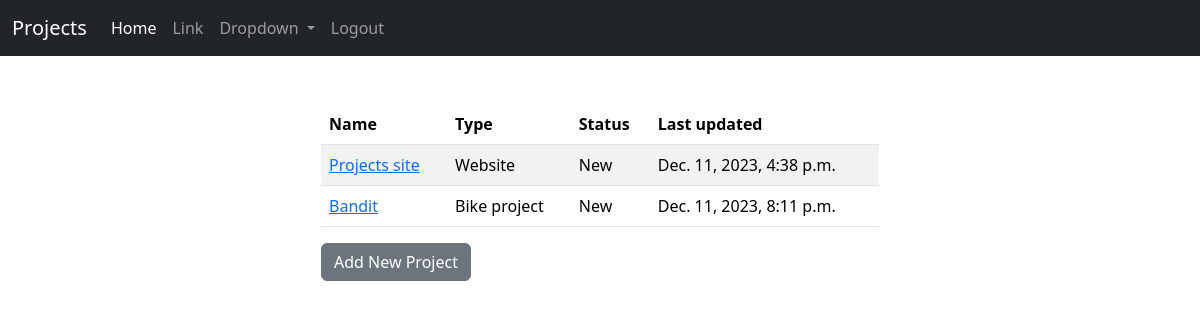
The app's page / (signed in), older data.
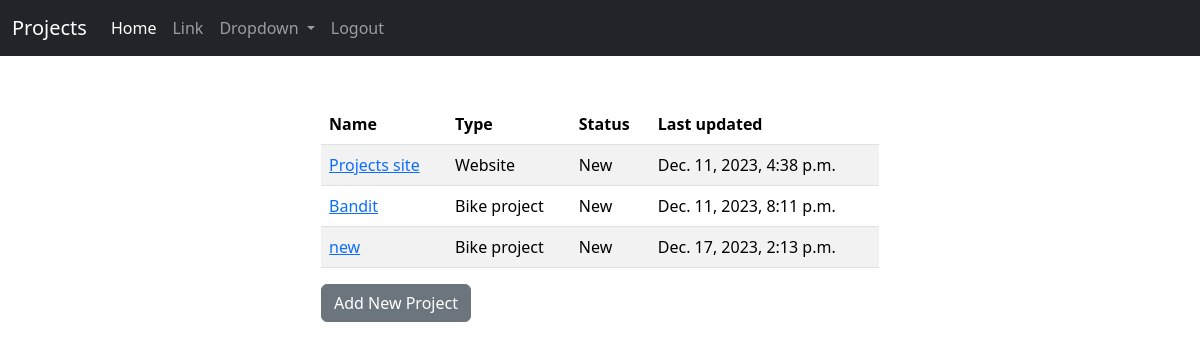
The same page, newer data.
### base/models.py (models this page shows, shortened)
class project(models.Model):
    id = models.IntegerField(primary_key=True)
    created_at = models.DateTimeField(auto_now_add=True)
    parent = models.IntegerField(default=0) # 0 = parent project, else it is a subproject with a parent of parent number
    name = models.CharField(max_length=64)
    type = models.ForeignKey(type, on_delete=models.CASCADE)
    description = models.TextField()
    status = models.ForeignKey(status, on_delete=models.CASCADE)
    completed = models.BooleanField()
    archived = models.BooleanField()
    lastActivity = models.DateTimeField()

class type(models.Model):
    id = models.IntegerField(primary_key=True)
    type = models.CharField(max_length=64)
    def __str__(self):
        return self.type

class status(models.Model):
    id = models.IntegerField(primary_key=True)
    status = models.CharField(max_length=64)
    def __str__(self):
        return self.status

### base/views.py (the view)
# urls.py: path("", views.home, name = "home"),
def home(request):
    projects = project.objects.filter(parent=0)
    if request.method =="POST":
        username = request.POST['username']
        password = request.POST['password']
        user = authenticate(request, username=username, password=password)
        if user is not None:
            login(request, user)
            return redirect('home')
        else:
            messages.success(request, "There was a problem")
            return redirect("home")
    else:
        return render(request, 'home.html', {'projects': projects})

### base/templates/home.html
{% extends "base.html" %}
{% block content %}
<div class="col-md-6 offset-md-3">
    {% if user.is_authenticated %}
        <br><br>
        {% if projects %}
        <table class="table table-striped table-hover">
            <thead>
              <tr>
                <th scope="col">Name</th>
                <th scope="col">Type</th>
                <th scope="col">Status</th>
                <th scope="col">Last updated</th>
              </tr>
            </thead>
            <tbody>
            {% for project in projects %}
                <tr>
                    <td><a href="{% url 'project_view' pk=project.id %}"> {{ project.name }}</a></td>
                    <td>{{ project.type }}</td>
                    <td>{{ project.status }}</td>
                    <td>{{ project.lastActivity }}</td>
                </tr>
            {% endfor %}
        </tbody>
        </table>
        {% else %}
        <p>
            No projects found
        </p>
            {% endif %}
            <a href="{% url 'create_project' %}" class="btn btn-secondary">Add New Project</a>
    {% else %}
        {% include 'login.html' %}
    {% endif %}
</div>
{% endblock %}

### base/templates/base.html (shortened to what this page needs)
<!doctype html>
<html lang="en">
  <head>
    <link href="https://cdn.jsdelivr.net/npm/bootstrap@5.3.2/dist/css/bootstrap.min.css" rel="stylesheet">
  </head>
  <body>
    {% include 'navbar.html' %}
    <div class="container">
      {% block content %}
      {% endblock %}
    </div>
  </body>
</html>

### base/templates/navbar.html (shortened to what this page needs)
<nav class="navbar navbar-expand-lg navbar-dark bg-dark">
    <div class="container-fluid">
      <a class="navbar-brand" href="{% url 'home' %}">Projects</a>
      <div class="collapse navbar-collapse" id="navbarSupportedContent">
        <ul class="navbar-nav me-auto mb-2 mb-lg-0">
          <li class="nav-item">
            <a class="nav-link active" aria-current="page" href="#">Home</a>
          </li>
          <li class="nav-item">
            <a class="nav-link" href="#">Link</a>
          </li>
          <li class="nav-item dropdown">
            <a class="nav-link dropdown-toggle" href="#" role="button" data-bs-toggle="dropdown" aria-expanded="false">
              Dropdown
            </a>
          </li>
          {% if user.is_authenticated %}
          <li class="nav-item">
            <a class="nav-link" href="{% url 'logout' %}">Logout</a>
          </li>
          {% endif %}
        </ul>
      </div>
    </div>
  </nav>

Row changes from the older to the newer data that the page shows:
added project: name "new", type "Bike project", status "New", lastActivity "Dec. 17, 2023, 2:13 p.m."
